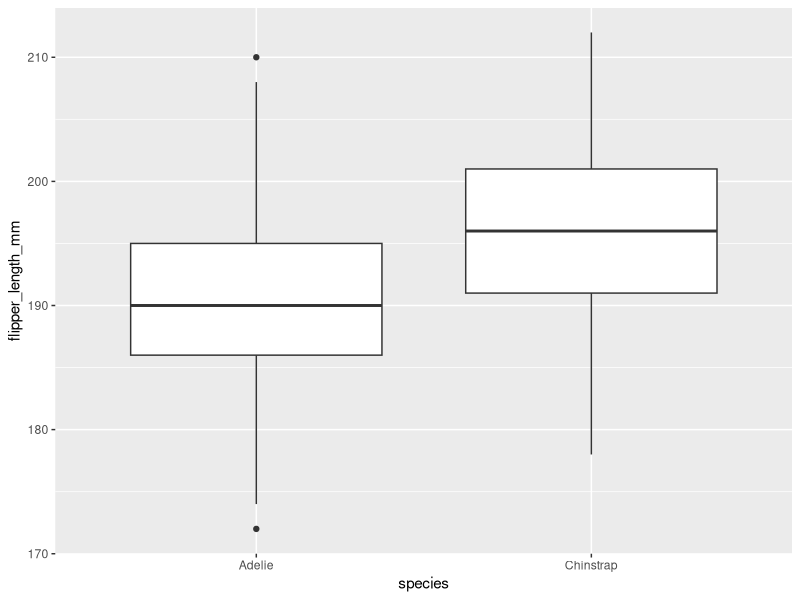
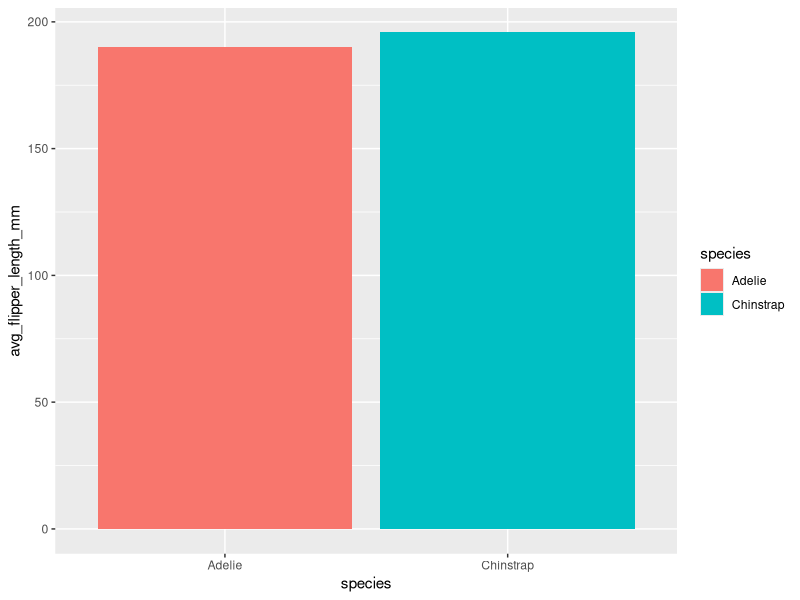

Recreate these plots in R, in order.
## ---- chunk 1
library(tidyverse)
library(palmerpenguins)

penguins

## ---- chunk 2

flippers<-penguins %>% filter(species=="Adelie" | species=="Chinstrap") %>% select(species, flipper_length_mm)



flippers

## ---- chunk 3

t.test(flipper_length_mm ~ species, data=flippers)


## ---- chunk 4




## ---- chunk 5
ggplot(data=flippers, mapping = aes(species, flipper_length_mm))+geom_boxplot()


## ---- chunk 6

flipper_summary<-flippers%>%na.omit()%>%group_by(species)%>%summarize(avg_flipper_length_mm=mean(flipper_length_mm))

ggplot(data=flipper_summary, mapping = aes(x=species,y=avg_flipper_length_mm, fill=species ))+geom_bar(stat="identity")


## ---- chunk 7




## ---- chunk 8

bills_aov<-aov(bill_length_mm~species, data=penguins)

bills_aov

summary(bills_aov)



